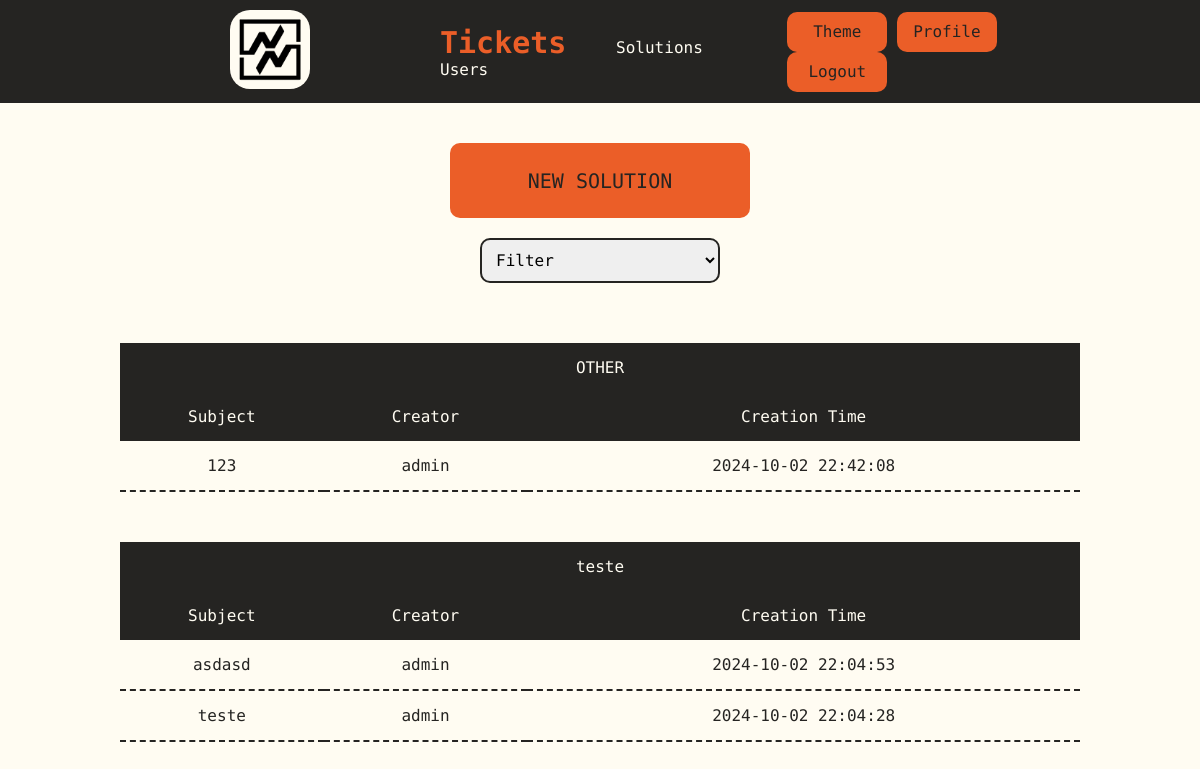
Before: /solutions (signed in) with the older database file.
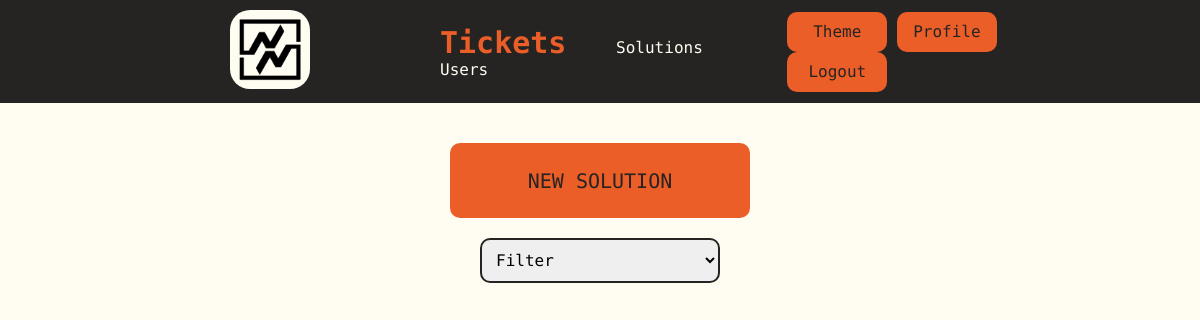
After: the same page with the newer database file.
### tables this page shows
CREATE TABLE solutions (
id INTEGER PRIMARY KEY AUTOINCREMENT NOT NULL,
category TEXT NOT NULL,
subject TEXT NOT NULL,
creator INTEGER,
description TEXT,
time TIMESTAMP DEFAULT CURRENT_TIMESTAMP,
FOREIGN KEY(creator) REFERENCES users(id) ON DELETE SET NULL ON UPDATE NO ACTION
);

CREATE TABLE users (id INTEGER PRIMARY KEY AUTOINCREMENT NOT NULL, name TEXT NOT NULL, hash TEXT NOT NULL, permission INTEGER DEFAULT 4 NOT NULL, active BLOB DEFAULT 0 NOT NULL, email TEXT NOT NULL);

### app.py (the view, shortened to what this page needs)
@app.route("/solutions", methods=["GET", "POST"])
def solutions():
    listcategories = db.execute("SELECT DISTINCT category FROM solutions ORDER BY category")
    solutions = db.execute("SELECT solutions.id, solutions.subject, solutions.category, solutions.time, users.name AS creator_name FROM solutions LEFT JOIN users ON solutions.creator = users.id ORDER BY subject;")
    categories = listcategories
    return render_template("solutions.html", solutions = solutions, categories = categories, list = listcategories)

### templates/solutions.html (shortened to what this page needs)
{% extends "layout.html" %}
{% block body %}
    {% if session.get("permission") < 3 %}
    <form action="/newsolution">
    <button type="submit" class="enter">NEW SOLUTION</button>
    </form>
    {% endif %}
    <form action="/solutions" method="post">
    <select id="status" name="category" onchange="clickButton()">
        <option hidden disabled value="" selected>Filter</option>
    </select>
    </form>
    {% for categorie in categories %}
    <table >
        <thead>
            <tr>
                <th colspan="3">{{ categorie["category"] }}</th>
            </tr>
            <tr>
                <th>Subject</th>
                <th>Creator</th>
                <th>Creation Time</th>
            </tr>
        </thead>
        <tbody>
            {% for solution in solutions %}
            {% if solution["category"] == categorie["category"] %}
            <tr onclick="clickButtonID('{{ solution['id'] }}')">
                <td>{{ solution["subject"] }}</td>
                <td>{{ solution["creator_name"] }}</td>
                <td>{{ solution["time"] }}</td>
            </tr>
            {% endif %}
            {% endfor %}
        </tbody>
    </table>
    {% endfor %}
{% endblock %}

Changed rows visible on the page:
removed solutions: subject "123", creator_name "admin", time "2024-10-02 22:42:08", shown under "OTHER"
removed solutions: subject "asdasd", creator_name "admin", time "2024-10-02 22:04:53", shown under "teste"
removed solutions: subject "teste", creator_name "admin", time "2024-10-02 22:04:28"
Other visible differences:
list line gone: "OTHER Subject Creator Creation Time"
list line gone: "teste Subject Creator Creation Time"
